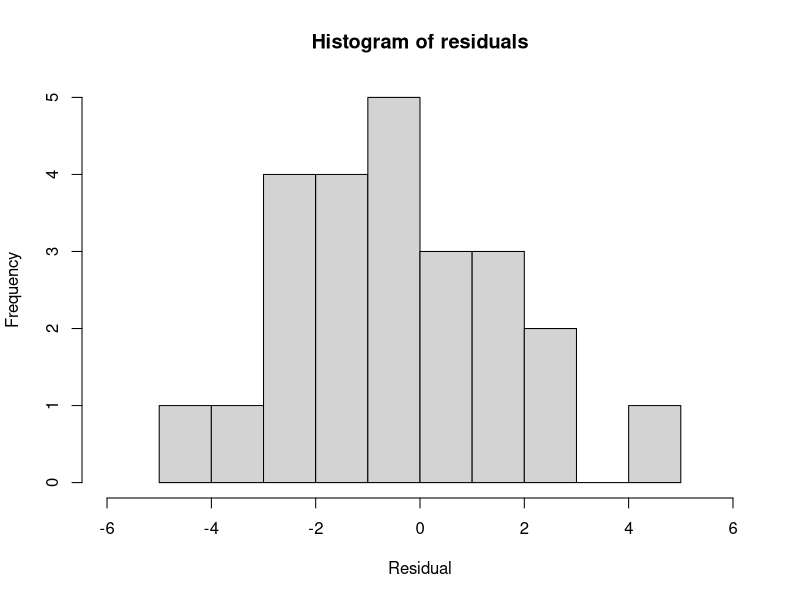
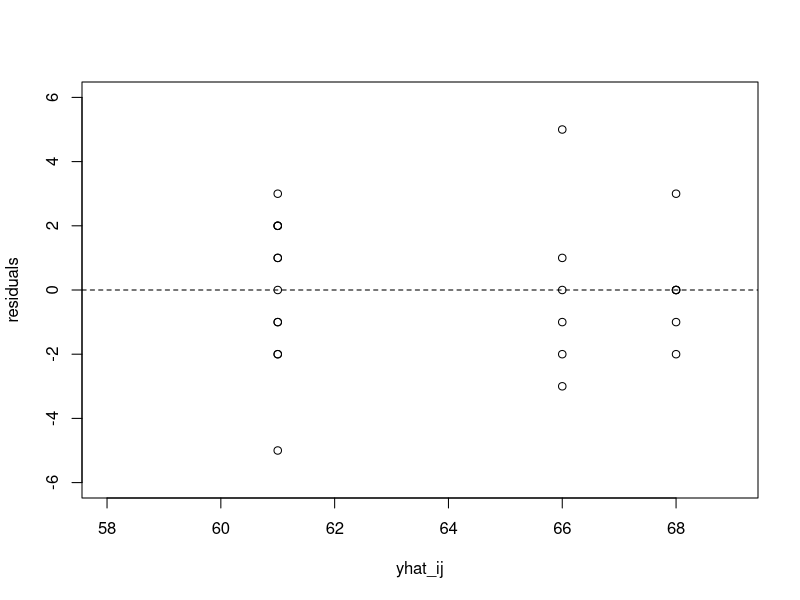
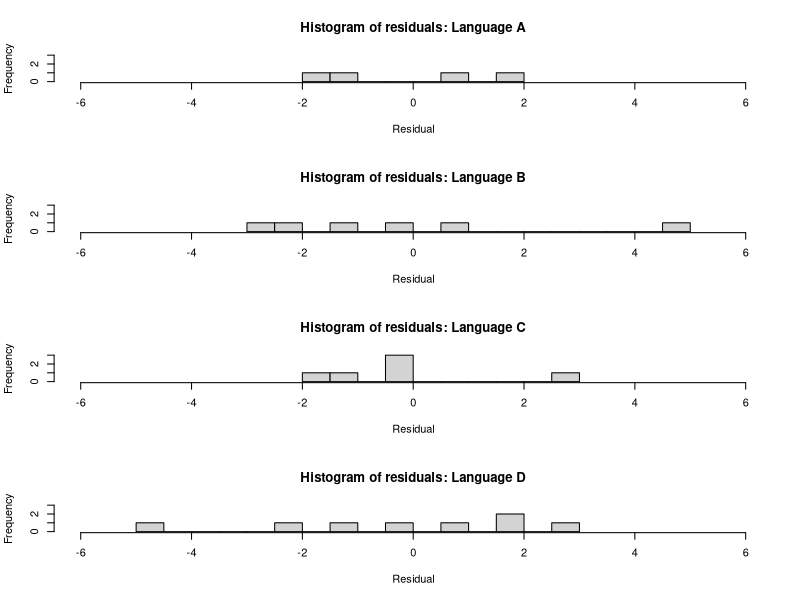
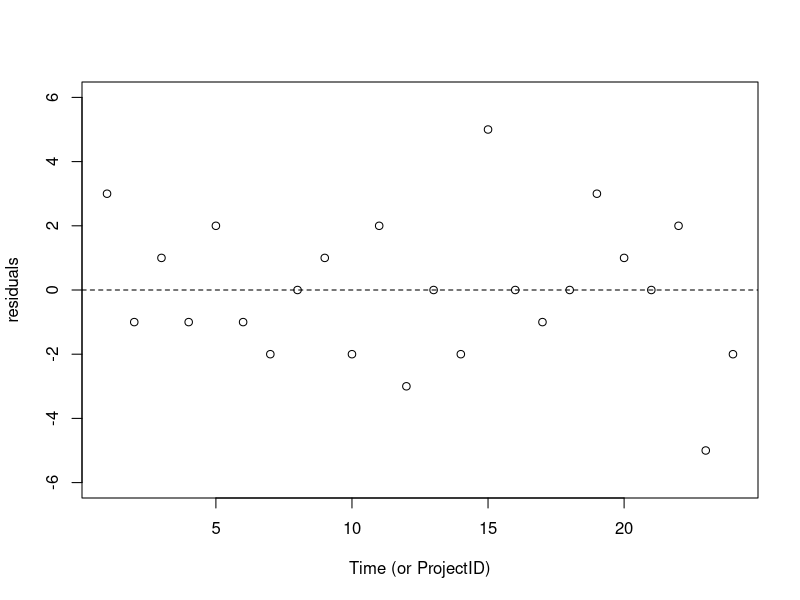
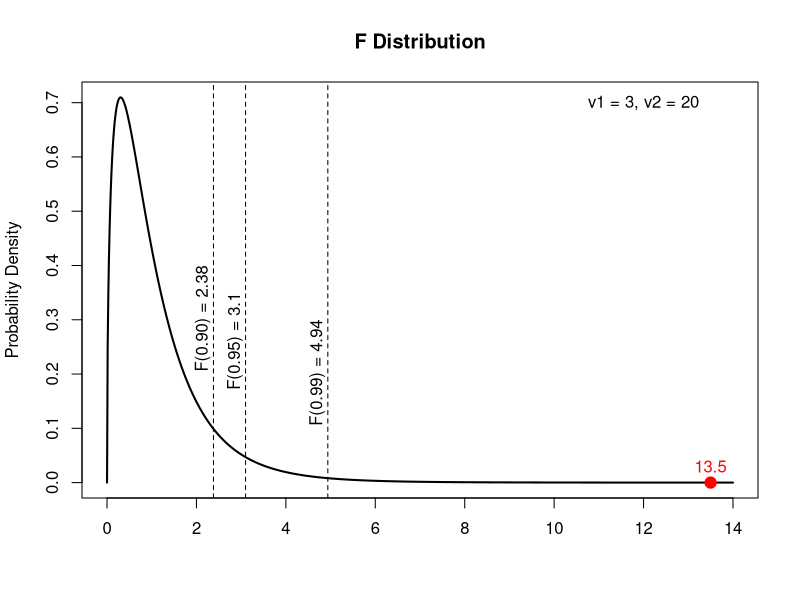
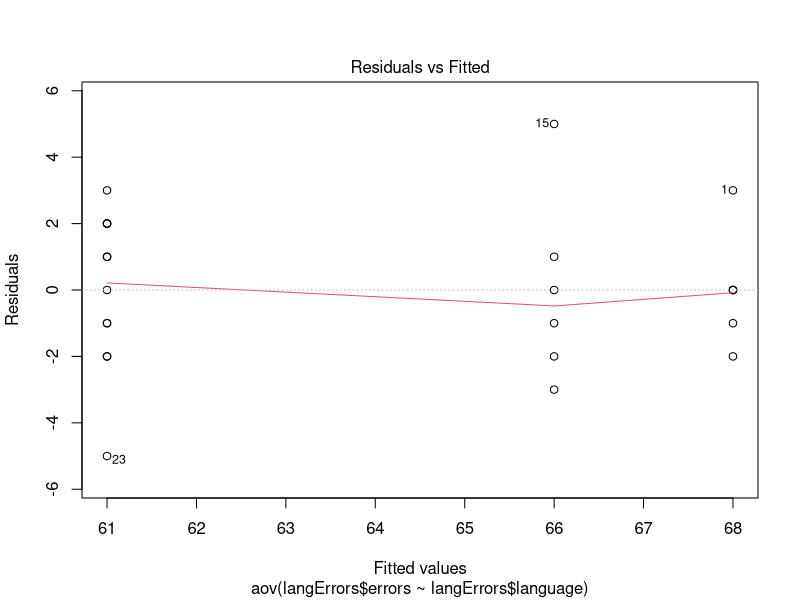
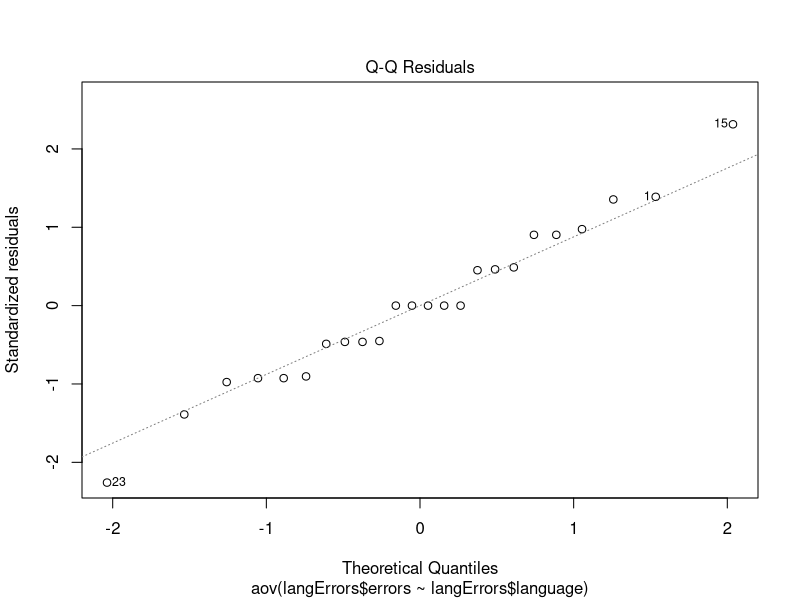

Write R code to recreate these figures, in order.
###################
#### CHAPTER 8 ####
###################

###########
### 8.1 ###
###########

## Table 8.1. Number of errors in 24 similar projects
langErrors <- data.frame(projectID = 1:24,
                         language = c("C", "A", "D", "B", "D", "D", "C", "B", "B", "A", "A", "B", "C", "B", "B", "C", "C", "D", "D", "A", "C", "D", "D", "D"),
                         errors = c(71, 60, 62, 65, 63, 60, 66, 66, 67, 59, 63, 63, 68, 64, 71, 68, 67, 61, 64, 62, 68, 63, 56, 59))
## the mean errors for each language
(errorMeans <- with(langErrors, tapply(X = errors, INDEX = language, FUN = mean)))

## mean errors across all languages
(ybar <- mean(langErrors$errors))

## number of projects per language from this study
(r <- with(langErrors, tapply(projectID, language, length)))

#########
## 8.2 ##
#########
## Effect per alternative
(langEffect <- with(langErrors, tapply(errors, language, function(x) mean(x)-ybar)))
## In the above line of code I created an in-line function as the "FUN" arguement in the tapply function
# this simple function I created takes the mean of the input (i.e. x) and subtracts the "grand mean" (i.e. ybar)

###########
### 8.3 ###
###########
langErrors$yhat_ij <- numeric(24)

#with(langErrors, tapply(yhat_ij, language, assign, c(61, 66, 68, 61)))

langErrors$yhat_ij[langErrors$language == "A"] <- rep(61, 4)
langErrors$yhat_ij[langErrors$language == "B"] <- rep(66, 6)
langErrors$yhat_ij[langErrors$language == "C"] <- rep(68, 6)
langErrors$yhat_ij[langErrors$language == "D"]<- rep(61, 8)

langErrors$residuals <- langErrors$errors - langErrors$yhat_ij


## Residuals of each observation
# Note that the order is different as in Table 8.4, but all value are the same
# The order is different because in the data frame that I created I order the values based on project number (projectID)
(residErrors <- with(langErrors, tapply(errors, language, function(x) x-mean(x))))

## Histogram of residuals is similar to the point graph of Figure 8.1.
# Histograms show the frequency of the numbers that you give it. In this case,
# the histogram is showing the frequency of our calculated in-group residuals.
# instead of points, the frequency is represented by bars
hist(unlist(residErrors), breaks = 12, xlim = c(-6, 6),
     main = "Histogram of residuals", xlab = "Residual")

## Figure 8.2. Residuals plotted as a function of estimated response variable values.
plot(residuals ~ yhat_ij, data = langErrors, xlim = c(58, 69), ylim = c(-6,6))
abline(h = 0, lty = 2)

## Figure 8.5. Residuals graphs for each language. Again, displayed as histograms:
# par() alters graphics parameters. In this case I want to plot the histogram of residuals for each language in
# "4 rows and 1 column", i.e. c(4, 1) in the code below
par(mfrow = c(4,1))
hist(langErrors$residuals[langErrors$language == "A"], breaks = 12, xlim = c(-6, 6), ylim = c(0,3),
     main = "Histogram of residuals: Language A", xlab = "Residual")
hist(langErrors$residuals[langErrors$language == "B"], breaks = 12, xlim = c(-6, 6), ylim = c(0,3),
     main = "Histogram of residuals: Language B", xlab = "Residual")
hist(langErrors$residuals[langErrors$language == "C"], breaks = 12, xlim = c(-6, 6), ylim = c(0,3),
     main = "Histogram of residuals: Language C", xlab = "Residual")
hist(langErrors$residuals[langErrors$language == "D"], breaks = 12, xlim = c(-6, 6), ylim = c(0,3),
     main = "Histogram of residuals: Language D", xlab = "Residual")
## once par() is changed, it stays that way for the rest of your R session, therefore I am changing the values for
# mfrow back to the default which is one plot per graphics display (i.e. mfrow = c(1,1))
par(mfrow = c(1,1))

## Figure 8.6. Graph of residuals as a function of time
plot(residuals ~ projectID, data = langErrors, xlab = "Time (or ProjectID)",
     ylim = c(-6,6))
abline(h = 0, lty = 2)

###########
### 8.4 ###
###########
n <- length(langErrors$projectID)
(SSY <- sum(langErrors$errors^2))
(SS0 <- n*(ybar^2))
(SSA <- sum(r *(langEffect)^2))
(SSE <- with(langErrors, sum(residuals^2)))

(SST <- SSA + SSE)

## Percent variation explained by the programing language:
SSA/SST*100

###########
### 8.5 ###
###########
k <- length(unique(langErrors$language))

## Check the degrees of freedom on each side of the equation
n == 1 + (k-1) + (n-k)

(MSA <- SSA/(k-1))
(MSE <- SSE/(n-k))

MSA/MSE

plot(x = seq(0,14,length.out = 1000),
     y = df(seq(0,14,length.out = 1000), df1 = k-1, df2 = n-k),
     main = "F Distribution",
     ylab = "Probability Density",
     xlab = "",
     type = "l",
     lwd = 2)
text(x = 12, y = 0.7, "v1 = 3, v2 = 20")
abline (v = qf(0.9, df1 = k-1, df2 = n-k), lty = 2)
abline (v = qf(0.95, df1 = k-1, df2 = n-k), lty = 2)
abline (v = qf(0.99, df1 = k-1, df2 = n-k), lty = 2)
text(x = qf(0.90, df1 = k-1, df2 = n-k), y = 0.4, label = paste0("F(0.90) = ", round(qf(0.90, df1 = k-1, df2 = n-k), 2)), pos = 2, srt = 90)
text(x = qf(0.95, df1 = k-1, df2 = n-k), y = 0.35, label = paste0("F(0.95) = ", round(qf(0.95, df1 = k-1, df2 = n-k), 2)), pos = 2, srt = 90)
text(x = qf(0.99, df1 = k-1, df2 = n-k), y = 0.3, label = paste0("F(0.99) = ", round(qf(0.99, df1 = k-1, df2 = n-k), 2)), pos = 2, srt = 90)
points(13.5, df(13.5, df1 = 3, df2 = 20), col = "red", pch = 19, cex = 1.5)
text(13.5, df(13.5, df1 = 3, df2 = 20), label = "13.5", col ="red", pos = 3)

#ANOVA
res.aov <- aov(langErrors$errors ~ langErrors$language)
summary.aov(res.aov)

#In one-way ANOVA test, a significant p-value indicates that some of the group means are different, 
#but we don’t know which pairs of groups are different.
#It’s possible to perform multiple pairwise-comparison, to determine if the mean difference between 
#specific pairs of group are statistically significant.

#As the ANOVA test is significant, we can compute Tukey HSD 
#(Tukey Honest Significant Differences, R function: TukeyHSD()) for performing multiple 
#pairwise-comparison between the means of groups.
TukeyHSD(res.aov)

#Plot homogeneity of variances
plot(res.aov, 1)

library(car)
leveneTest(langErrors$errors ~ langErrors$language)

#QQ plot of residuals
plot(res.aov, 2)
###########
### 8.6 ###
###########

mse <- 5.6
n_bar <- 6

(scaling <- sqrt(mse/n_bar))

##############################
## In-text example on p.198 ##
##############################
ybarB <- 66
ybarC <- 68

## difference in means
(mean_diff <- ybarC - ybarB)

s2_R <- 5.6

## degrees of freedom
v <- 20

nC <- 6
nB <- 6

## estimated variance:
(est_var <- s2_R * (1/nC + 1/nB))

## 95% confidence interval:
# using t-value (2.08) taken from the chart:
mean_diff + c(-1,1)*2.08 * sqrt(est_var)

## using the R-calculated t-value using the qt() function:
mean_diff + qt(c(0.025, 0.975), 20) * sqrt(est_var)

## The confidence interval includes 0, therefore we conclude that there is no
# appreciable difference between the two languages used.
